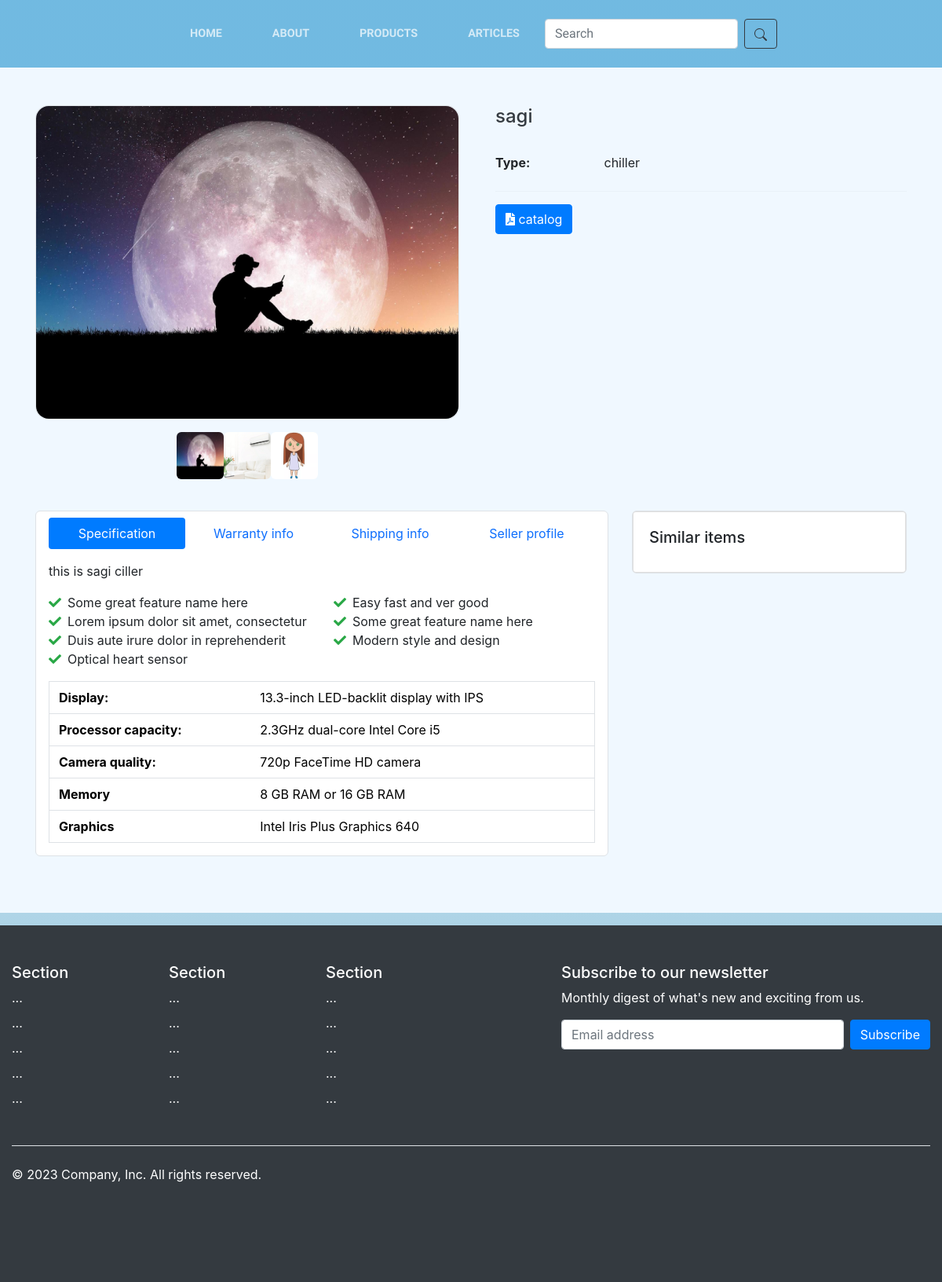
/product/1/, run on an earlier commit of the app's database.
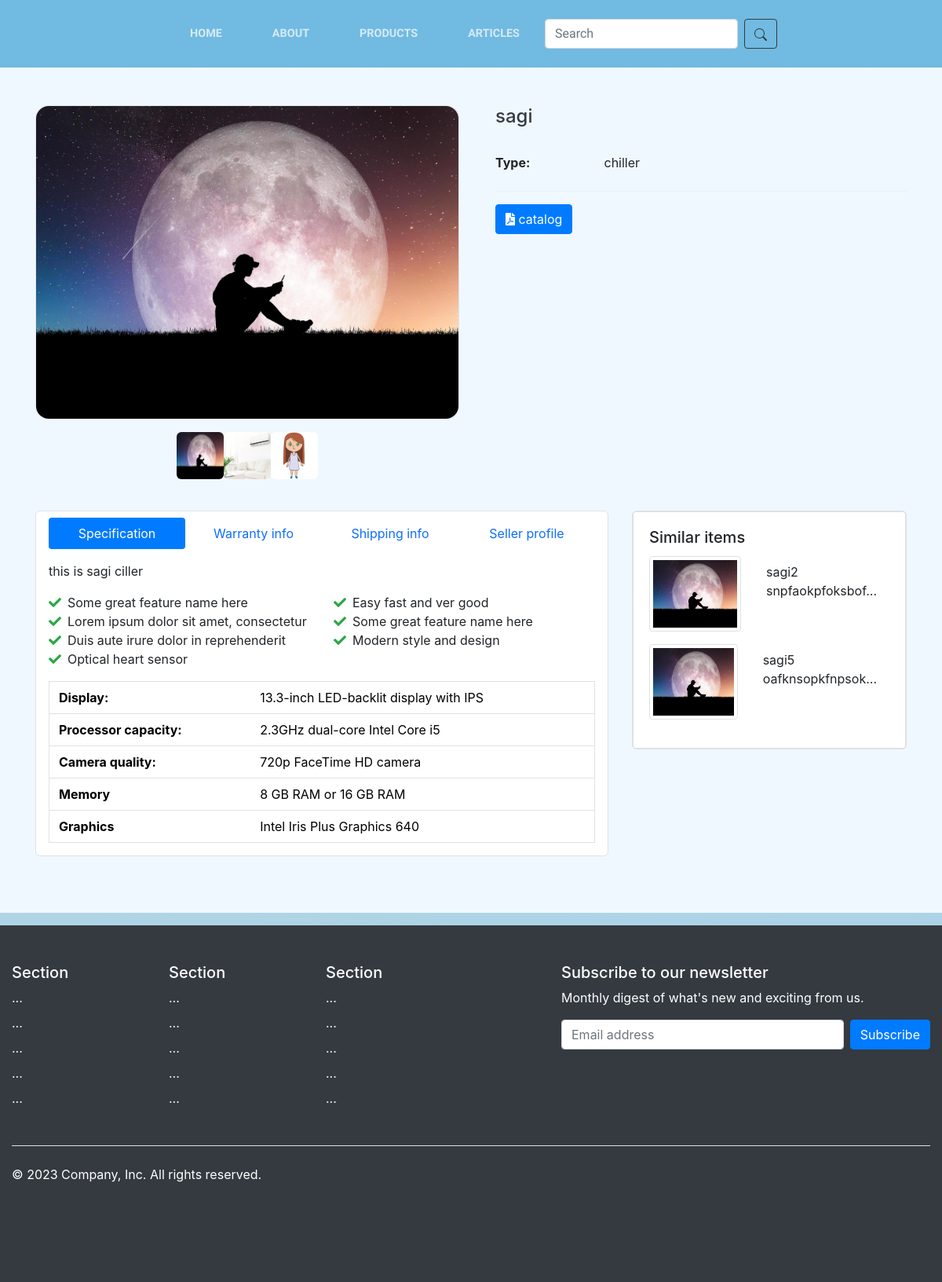
And on a later commit of the database.
### pages/models.py (models this page shows, shortened)
class ProImage(models.Model):
    images=models.ImageField(upload_to="uploadedimages/")
    pro_id=models.ForeignKey(product,on_delete=models.CASCADE)

class product(models.Model):
    title=models.CharField(max_length=100)
    type=models.ForeignKey(Type,on_delete=models.CASCADE)
    text=models.CharField(max_length=1000)
    main_image=models.ImageField(upload_to="uploadedimages/")

### pages/views.py (the view)
# urls.py: path("product/<int:product_id>/",views.seeproduct,name="seeproduct"),
def seeproduct(request,product_id):
    thepro=product.objects.get(pk=product_id)
    images=ProImage.objects.filter(pro_id=product_id)
    similars=product.objects.filter(type__name=thepro.type.name)
    return render(request,'seeproduct.html',{
        "thepro":thepro,
        "images":images,
        "similars":similars,
    })

### pages/templates/seeproduct.html (shortened to what the changed rows need)
{% extends 'base.html' %} {% load static %} {% block content %}
<link rel="stylesheet" href="{% static 'css/seeproductstyle.css' %}" />
<section class="py-5" style="background-color: aliceblue">
  <div class="container">
    <div class="row gx-5">
      <aside class="col-lg-6">
        <div class="d-flex justify-content-center mb-3" id="imagesdiv">
          <img
            width="60"
            height="60"
            class="rounded-2"
            src="{{thepro.main_image.url}}"
          />
          {% for image in images %}
          <img
            width="60"
            height="60"
            class="rounded-2"
            src="{{image.images.url}}"
          />
          {% endfor %}
        </div>
      </aside>
    </div>
  </div>
  <br />
  <div class="container">
    <div class="row gx-4">
      <div class="col-lg-8 mb-4">
        <div class="border rounded-2 px-3 py-2 bg-white">
          <div class="tab-content" id="ex1-content">
            <div
              class="tab-pane fade show active"
              id="ex1-pills-1"
              role="tabpanel"
              aria-labelledby="ex1-tab-1"
            >
              <table class="table border mt-3 mb-2">
                <tr>
                  <th class="py-2">Display:</th>
                </tr>
                <tr>
                  <th class="py-2">Processor capacity:</th>
                </tr>
                <tr>
                  <th class="py-2">Camera quality:</th>
                </tr>
                <tr>
                  <th class="py-2">Memory</th>
                </tr>
                <tr>
                  <th class="py-2">Graphics</th>
                </tr>
              </table>
            </div>
          </div>
        </div>
      </div>
      <div class="col-lg-4">
        <div class="px-0 border rounded-2 shadow-0">
          <div class="card">
            <div class="card-body">
              {% for similar in similars %}
              {% if not similar.title == thepro.title %}
              <div class="d-flex mb-3">
                <a href="#" class="me-3">
                  <img
                    src="{{similar.main_image.url}}"
                    style="min-width: 96px; height: 96px"
                    class="img-md img-thumbnail"
                  />
                </a>
                <div class="info">
                  <a href="#" class="nav-link mb-1">
                    {{similar.title}} <br />
                    {{similar.text|slice:15}}...
                  </a>
                </div>
              </div>
              {% endif %} {% endfor %}
            </div>
          </div>
        </div>
      </div>
    </div>
  </div>
</section>
{% endblock %}

What changed in the data, as far as the page shows it:
added product: main_image (picture), title "sagi2", text "snpfaokpfoksbof"
added product: main_image (picture), title "sagi5", text "oafknsopkfnpsok"
